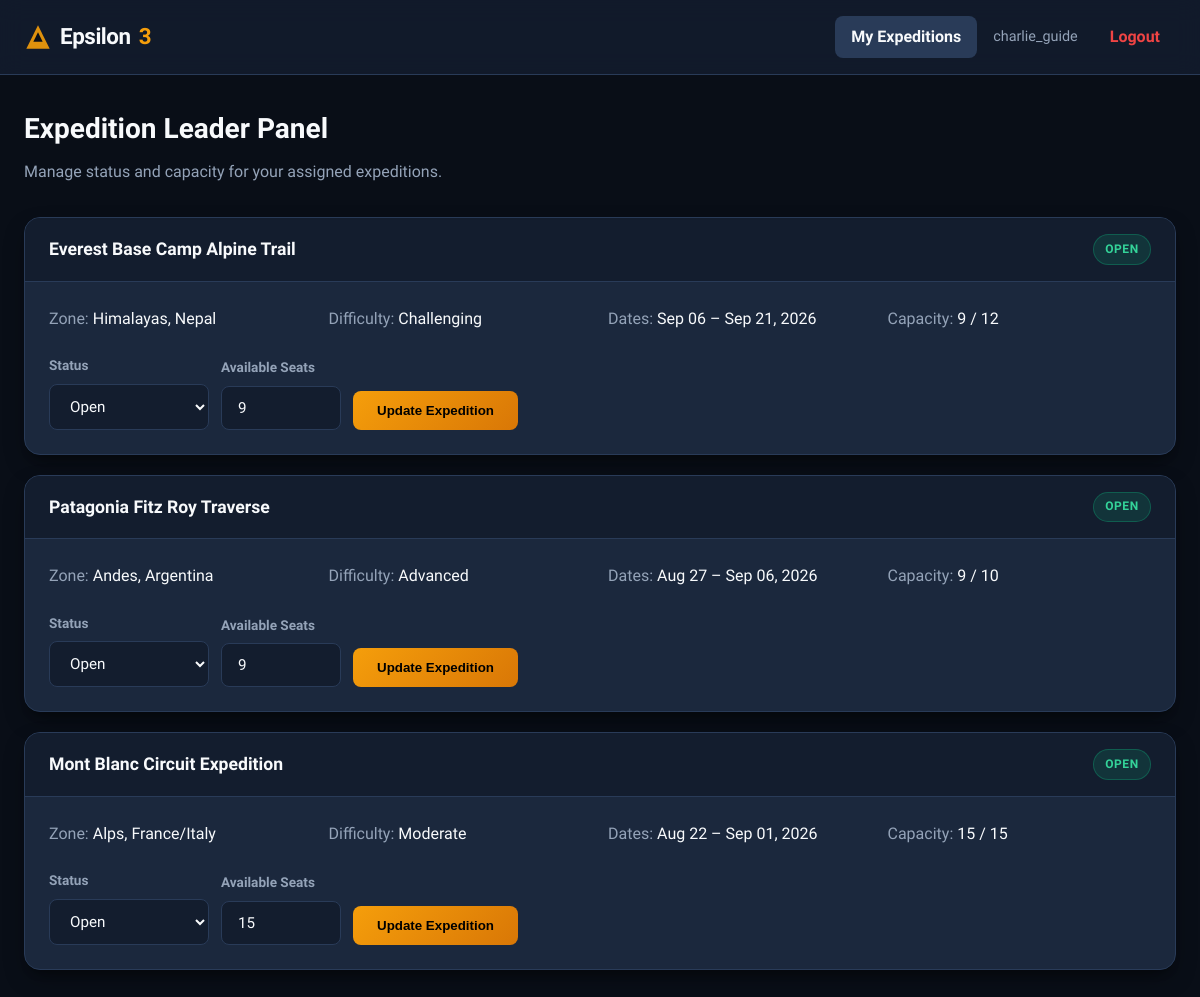
The page /staff/dashboard (signed in) on the database as committed earlier.
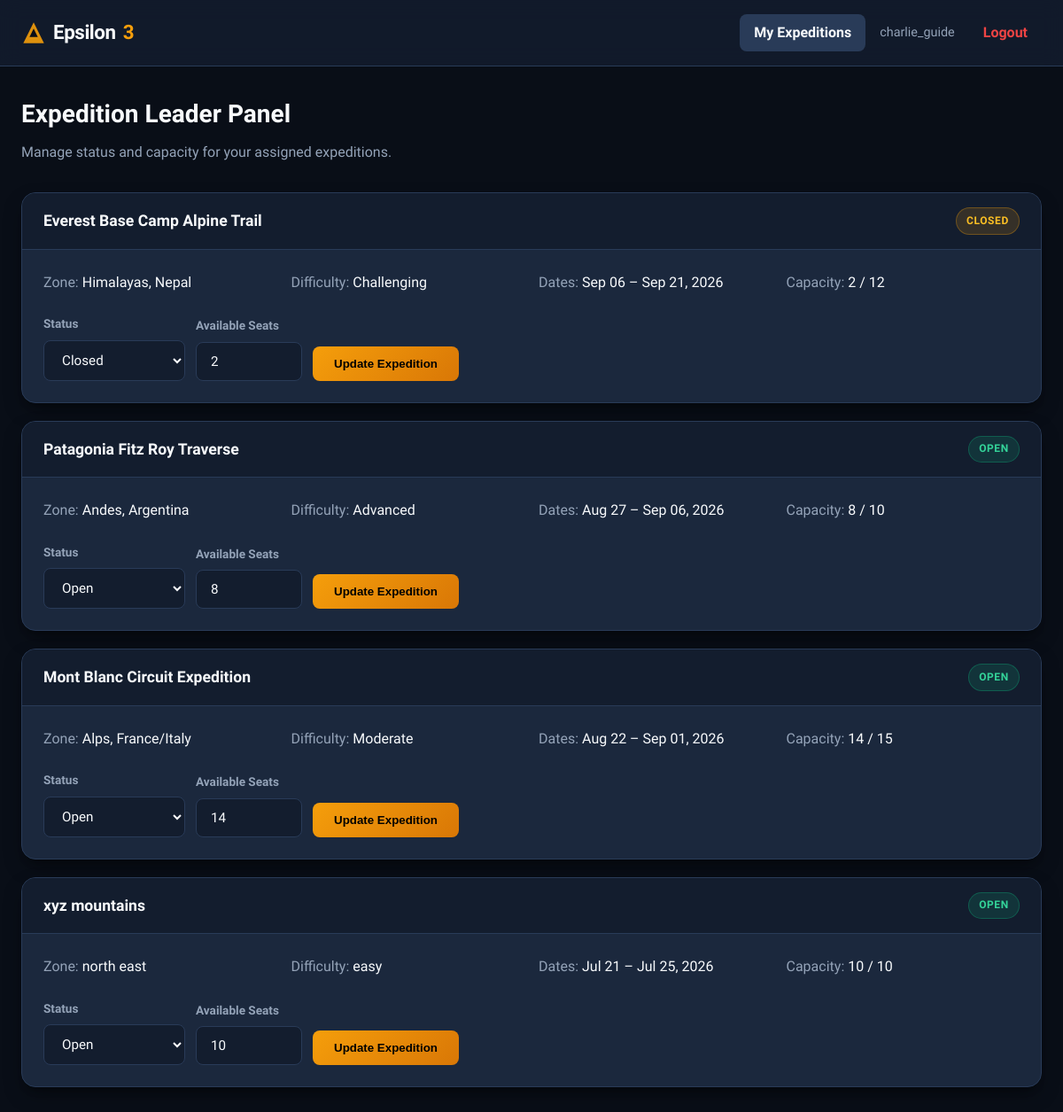
The same page on the database as committed later.
### database/models.py (models this page shows, shortened)
class Expedition(db.Model):
    __tablename__ = 'expeditions'
    expedition_id = db.Column(db.Integer, primary_key=True)
    title = db.Column(db.String(200), nullable=False)
    zone = db.Column(db.String(100), nullable=False)
    difficulty_grade = db.Column(db.String(50), nullable=False)
    max_participants = db.Column(db.Integer, nullable=False)
    available_seats = db.Column(db.Integer, nullable=False)
    start_date = db.Column(db.DateTime, nullable=False)
    end_date = db.Column(db.DateTime, nullable=False)
    expedition_status = db.Column(db.String(50), default='Pending Approval', nullable=False)
    lead_guide_id = db.Column(db.Integer, db.ForeignKey('users.user_id'), nullable=True)
    guide = db.relationship(
        'UserAccount',
        backref=db.backref('assigned_expeditions', lazy=True),
        foreign_keys=[lead_guide_id]
    )

### controllers/guide_controller.py (the view)
@guide_controller.route('/dashboard')
def leader_dashboard():
    if not _is_guide_logged_in():
        return redirect('/portal/login')
    assigned_expeditions = Expedition.query.filter_by(lead_guide_id=session['user_id']).all()
    return render_template('leader_panel.html', expeditions=assigned_expeditions)

### controllers/guide_controller.py (called while the page is built)
def _is_guide_logged_in() -> bool:
    return session.get('user_role') == 'guide' and 'user_id' in session

### templates/leader_panel.html (shortened to what this page needs)
{% extends "base_layout.html" %}
{% block nav_links %}
    <a href="/staff/dashboard" class="nav-link-custom active">My Expeditions</a>
{% endblock %}
{% block content %}
<h1 style="margin: 0 0 0.5rem; font-size: 1.75rem;">Expedition Leader Panel</h1>
<p class="text-slate" style="margin: 0 0 2rem;">Manage status and capacity for your assigned expeditions.</p>
{% for exp in expeditions %}
<div class="alpine-card" style="margin-bottom: 1.25rem;">
    <div class="card-header-alpine" style="display: flex; justify-content: space-between; align-items: center; gap: 0.5rem; flex-wrap: wrap;">
        <span>{{ exp.title }}</span>
        {% if exp.expedition_status == 'Open' %}
            <span class="alpine-badge badge-open">{{ exp.expedition_status }}</span>
        {% elif exp.expedition_status == 'Completed' %}
            <span class="alpine-badge badge-closed">{{ exp.expedition_status }}</span>
        {% else %}
            <span class="alpine-badge badge-pending">{{ exp.expedition_status }}</span>
        {% endif %}
    </div>
    <div class="card-body-alpine">
        <div style="display: grid; grid-template-columns: repeat(auto-fit, minmax(180px, 1fr)); gap: 1rem; margin-bottom: 1.5rem;">
            <p style="margin: 0;"><span class="text-slate">Zone:</span> {{ exp.zone }}</p>
            <p style="margin: 0;"><span class="text-slate">Difficulty:</span> {{ exp.difficulty_grade }}</p>
            <p style="margin: 0;"><span class="text-slate">Dates:</span> {{ exp.start_date.strftime('%b %d') }} – {{ exp.end_date.strftime('%b %d, %Y') }}</p>
            <p style="margin: 0;"><span class="text-slate">Capacity:</span> {{ exp.available_seats }} / {{ exp.max_participants }}</p>
        </div>
        <form method="POST" action="/staff/update/{{ exp.expedition_id }}" style="display: flex; gap: 0.75rem; flex-wrap: wrap; align-items: flex-end;">
            <div>
                <label class="text-slate" style="display: block; margin-bottom: 0.4rem; font-size: 0.85rem; font-weight: 600;">Status</label>
                <select class="alpine-select" name="status" style="min-width: 160px;">
                    <option value="Open" {% if exp.expedition_status == 'Open' %}selected{% endif %}>Open</option>
                    <option value="Closed" {% if exp.expedition_status == 'Closed' %}selected{% endif %}>Closed</option>
                </select>
            </div>
            <div>
                <label class="text-slate" style="display: block; margin-bottom: 0.4rem; font-size: 0.85rem; font-weight: 600;">Available Seats</label>
                <input class="alpine-input" type="number" name="seats" value="{{ exp.available_seats }}" min="0" max="{{ exp.max_participants }}" style="width: 120px;">
            </div>
            <button type="submit" class="btn-alpine-primary">Update Expedition</button>
        </form>
    </div>
</div>
{% else %}
<div class="alpine-card">
    <div class="card-body-alpine text-slate">No expeditions assigned to you yet.</div>
</div>
{% endfor %}
{% endblock %}

Rows that differ between the two databases and show on the page:
changed Expedition "Everest Base Camp Alpine Trail": available_seats "9" → "2"; status "Open" → "Closed"; seats "9" → "2"; expedition_status "OPEN" → "CLOSED"
changed Expedition "Patagonia Fitz Roy Traverse": available_seats "9" → "8"; seats "9" → "8"
changed Expedition "Mont Blanc Circuit Expedition": available_seats "15" → "14"; seats "15" → "14"
added Expedition: title "xyz mountains", expedition_status "OPEN", zone "north east", difficulty_grade "easy", start_date "Jul 21", end_date "Jul 25, 2026", available_seats "10", max_participants "10", status "Open", seats "10"
